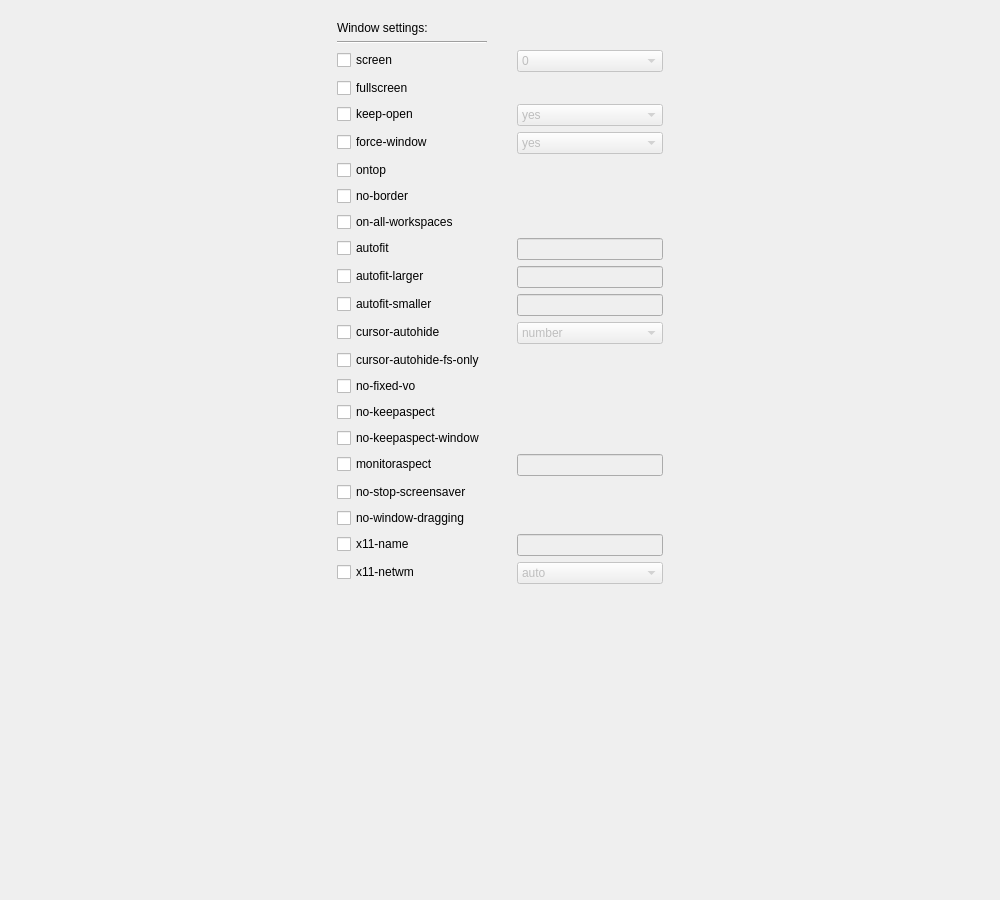
<?xml version="1.0" encoding="UTF-8"?>
<ui version="4.0">
 <class>tabWindow</class>
 <widget class="QWidget" name="tabWindow">
  <property name="geometry">
   <rect>
    <x>0</x>
    <y>0</y>
    <width>1000</width>
    <height>900</height>
   </rect>
  </property>
  <property name="windowTitle">
   <string>Form</string>
  </property>
  <layout class="QGridLayout" name="gridLayout">
   <item row="2" column="1">
    <layout class="QFormLayout" name="formLayout">
     <property name="labelAlignment">
      <set>Qt::AlignLeading|Qt::AlignLeft|Qt::AlignVCenter</set>
     </property>
     <property name="horizontalSpacing">
      <number>30</number>
     </property>
     <property name="verticalSpacing">
      <number>6</number>
     </property>
     <property name="topMargin">
      <number>10</number>
     </property>
     <item row="0" column="0">
      <widget class="QLabel" name="label_window_settings">
       <property name="text">
        <string>Window settings:</string>
       </property>
      </widget>
     </item>
     <item row="2" column="0">
      <widget class="QCheckBox" name="box_screen_default">
       <property name="text">
        <string>screen</string>
       </property>
      </widget>
     </item>
     <item row="2" column="1">
      <widget class="QComboBox" name="comboBox_screen_default">
       <property name="enabled">
        <bool>false</bool>
       </property>
       <item>
        <property name="text">
         <string>0</string>
        </property>
       </item>
       <item>
        <property name="text">
         <string>1</string>
        </property>
       </item>
       <item>
        <property name="text">
         <string>2</string>
        </property>
       </item>
       <item>
        <property name="text">
         <string>3</string>
        </property>
       </item>
       <item>
        <property name="text">
         <string>4</string>
        </property>
       </item>
       <item>
        <property name="text">
         <string>5</string>
        </property>
       </item>
       <item>
        <property name="text">
         <string>6</string>
        </property>
       </item>
       <item>
        <property name="text">
         <string>7</string>
        </property>
       </item>
       <item>
        <property name="text">
         <string>8</string>
        </property>
       </item>
       <item>
        <property name="text">
         <string>9</string>
        </property>
       </item>
       <item>
        <property name="text">
         <string>10</string>
        </property>
       </item>
       <item>
        <property name="text">
         <string>11</string>
        </property>
       </item>
       <item>
        <property name="text">
         <string>12</string>
        </property>
       </item>
       <item>
        <property name="text">
         <string>13</string>
        </property>
       </item>
       <item>
        <property name="text">
         <string>14</string>
        </property>
       </item>
       <item>
        <property name="text">
         <string>15</string>
        </property>
       </item>
       <item>
        <property name="text">
         <string>16</string>
        </property>
       </item>
       <item>
        <property name="text">
         <string>17</string>
        </property>
       </item>
       <item>
        <property name="text">
         <string>18</string>
        </property>
       </item>
       <item>
        <property name="text">
         <string>19</string>
        </property>
       </item>
       <item>
        <property name="text">
         <string>20</string>
        </property>
       </item>
      </widget>
     </item>
     <item row="3" column="0">
      <widget class="QCheckBox" name="box_fullscreen">
       <property name="text">
        <string>fullscreen</string>
       </property>
      </widget>
     </item>
     <item row="4" column="0">
      <widget class="QCheckBox" name="box_keep_open">
       <property name="text">
        <string>keep-open</string>
       </property>
      </widget>
     </item>
     <item row="4" column="1">
      <widget class="QComboBox" name="comboBox_keep_open">
       <property name="enabled">
        <bool>false</bool>
       </property>
       <item>
        <property name="text">
         <string>yes</string>
        </property>
       </item>
       <item>
        <property name="text">
         <string>no</string>
        </property>
       </item>
       <item>
        <property name="text">
         <string>always</string>
        </property>
       </item>
      </widget>
     </item>
     <item row="5" column="0">
      <widget class="QCheckBox" name="box_force_window">
       <property name="text">
        <string>force-window</string>
       </property>
      </widget>
     </item>
     <item row="5" column="1">
      <widget class="QComboBox" name="comboBox_force_window">
       <property name="enabled">
        <bool>false</bool>
       </property>
       <item>
        <property name="text">
         <string>yes</string>
        </property>
       </item>
       <item>
        <property name="text">
         <string>no</string>
        </property>
       </item>
       <item>
        <property name="text">
         <string>immediate</string>
        </property>
       </item>
      </widget>
     </item>
     <item row="6" column="0">
      <widget class="QCheckBox" name="box_ontop">
       <property name="text">
        <string>ontop</string>
       </property>
      </widget>
     </item>
     <item row="7" column="0">
      <widget class="QCheckBox" name="box_no_border">
       <property name="text">
        <string>no-border</string>
       </property>
      </widget>
     </item>
     <item row="8" column="0">
      <widget class="QCheckBox" name="box_on_all_workspaces">
       <property name="text">
        <string>on-all-workspaces</string>
       </property>
      </widget>
     </item>
     <item row="9" column="0">
      <widget class="QCheckBox" name="box_autofit">
       <property name="text">
        <string>autofit</string>
       </property>
      </widget>
     </item>
     <item row="9" column="1">
      <widget class="QLineEdit" name="valuebox_autofit">
       <property name="enabled">
        <bool>false</bool>
       </property>
      </widget>
     </item>
     <item row="10" column="0">
      <widget class="QCheckBox" name="box_autofit_larger">
       <property name="text">
        <string>autofit-larger</string>
       </property>
      </widget>
     </item>
     <item row="10" column="1">
      <widget class="QLineEdit" name="valuebox_autofit_larger">
       <property name="enabled">
        <bool>false</bool>
       </property>
      </widget>
     </item>
     <item row="11" column="0">
      <widget class="QCheckBox" name="box_autofit_smaller">
       <property name="text">
        <string>autofit-smaller</string>
       </property>
      </widget>
     </item>
     <item row="11" column="1">
      <widget class="QLineEdit" name="valuebox_autofit_smaller">
       <property name="enabled">
        <bool>false</bool>
       </property>
      </widget>
     </item>
     <item row="12" column="0">
      <widget class="QCheckBox" name="box_cursor_autohide">
       <property name="text">
        <string>cursor-autohide</string>
       </property>
      </widget>
     </item>
     <item row="12" column="1">
      <widget class="QComboBox" name="comboBox_cursor_autohide">
       <property name="enabled">
        <bool>false</bool>
       </property>
       <item>
        <property name="text">
         <string>number</string>
        </property>
       </item>
       <item>
        <property name="text">
         <string>no</string>
        </property>
       </item>
       <item>
        <property name="text">
         <string>always</string>
        </property>
       </item>
      </widget>
     </item>
     <item row="13" column="0">
      <widget class="QCheckBox" name="box_cursor_autohide_fs_only">
       <property name="text">
        <string>cursor-autohide-fs-only</string>
       </property>
      </widget>
     </item>
     <item row="14" column="0">
      <widget class="QCheckBox" name="box_no_fixed_vo">
       <property name="text">
        <string>no-fixed-vo</string>
       </property>
      </widget>
     </item>
     <item row="15" column="0">
      <widget class="QCheckBox" name="box_no_keepaspect">
       <property name="text">
        <string>no-keepaspect</string>
       </property>
      </widget>
     </item>
     <item row="16" column="0">
      <widget class="QCheckBox" name="box_no_keepaspect_window">
       <property name="text">
        <string>no-keepaspect-window</string>
       </property>
      </widget>
     </item>
     <item row="17" column="0">
      <widget class="QCheckBox" name="box_monitoraspect">
       <property name="text">
        <string>monitoraspect</string>
       </property>
      </widget>
     </item>
     <item row="17" column="1">
      <widget class="QLineEdit" name="valuebox_monitoraspect">
       <property name="enabled">
        <bool>false</bool>
       </property>
      </widget>
     </item>
     <item row="18" column="0">
      <widget class="QCheckBox" name="box_no_stop_screensaver">
       <property name="text">
        <string>no-stop-screensaver</string>
       </property>
      </widget>
     </item>
     <item row="19" column="0">
      <widget class="QCheckBox" name="box_no_window_dragging">
       <property name="text">
        <string>no-window-dragging</string>
       </property>
      </widget>
     </item>
     <item row="20" column="0">
      <widget class="QCheckBox" name="box_x11_name">
       <property name="text">
        <string>x11-name</string>
       </property>
      </widget>
     </item>
     <item row="20" column="1">
      <widget class="QLineEdit" name="valuebox_x11_name">
       <property name="enabled">
        <bool>false</bool>
       </property>
      </widget>
     </item>
     <item row="21" column="0">
      <widget class="QCheckBox" name="box_x11_netwm">
       <property name="text">
        <string>x11-netwm</string>
       </property>
      </widget>
     </item>
     <item row="21" column="1">
      <widget class="QComboBox" name="comboBox_x11_netwm">
       <property name="enabled">
        <bool>false</bool>
       </property>
       <item>
        <property name="text">
         <string>auto</string>
        </property>
       </item>
       <item>
        <property name="text">
         <string>yes</string>
        </property>
       </item>
       <item>
        <property name="text">
         <string>no</string>
        </property>
       </item>
      </widget>
     </item>
     <item row="1" column="0">
      <widget class="Line" name="line">
       <property name="minimumSize">
        <size>
         <width>150</width>
         <height>0</height>
        </size>
       </property>
       <property name="orientation">
        <enum>Qt::Horizontal</enum>
       </property>
      </widget>
     </item>
    </layout>
   </item>
   <item row="2" column="0">
    <spacer name="horizontalSpacer">
     <property name="orientation">
      <enum>Qt::Horizontal</enum>
     </property>
     <property name="sizeHint" stdset="0">
      <size>
       <width>40</width>
       <height>20</height>
      </size>
     </property>
    </spacer>
   </item>
   <item row="2" column="2">
    <spacer name="horizontalSpacer_2">
     <property name="orientation">
      <enum>Qt::Horizontal</enum>
     </property>
     <property name="sizeHint" stdset="0">
      <size>
       <width>40</width>
       <height>20</height>
      </size>
     </property>
    </spacer>
   </item>
  </layout>
 </widget>
 <resources/>
 <connections/>
</ui>
